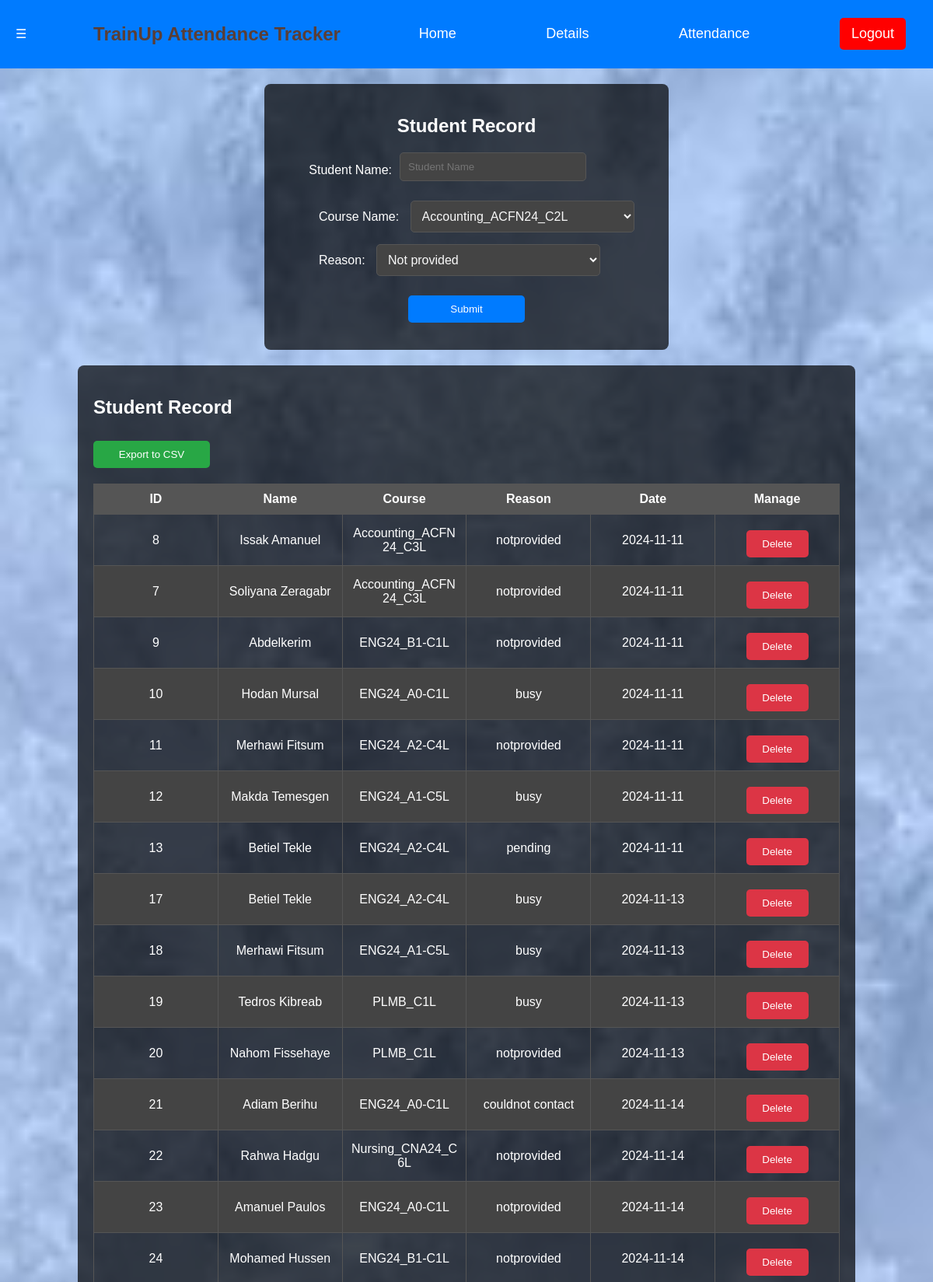
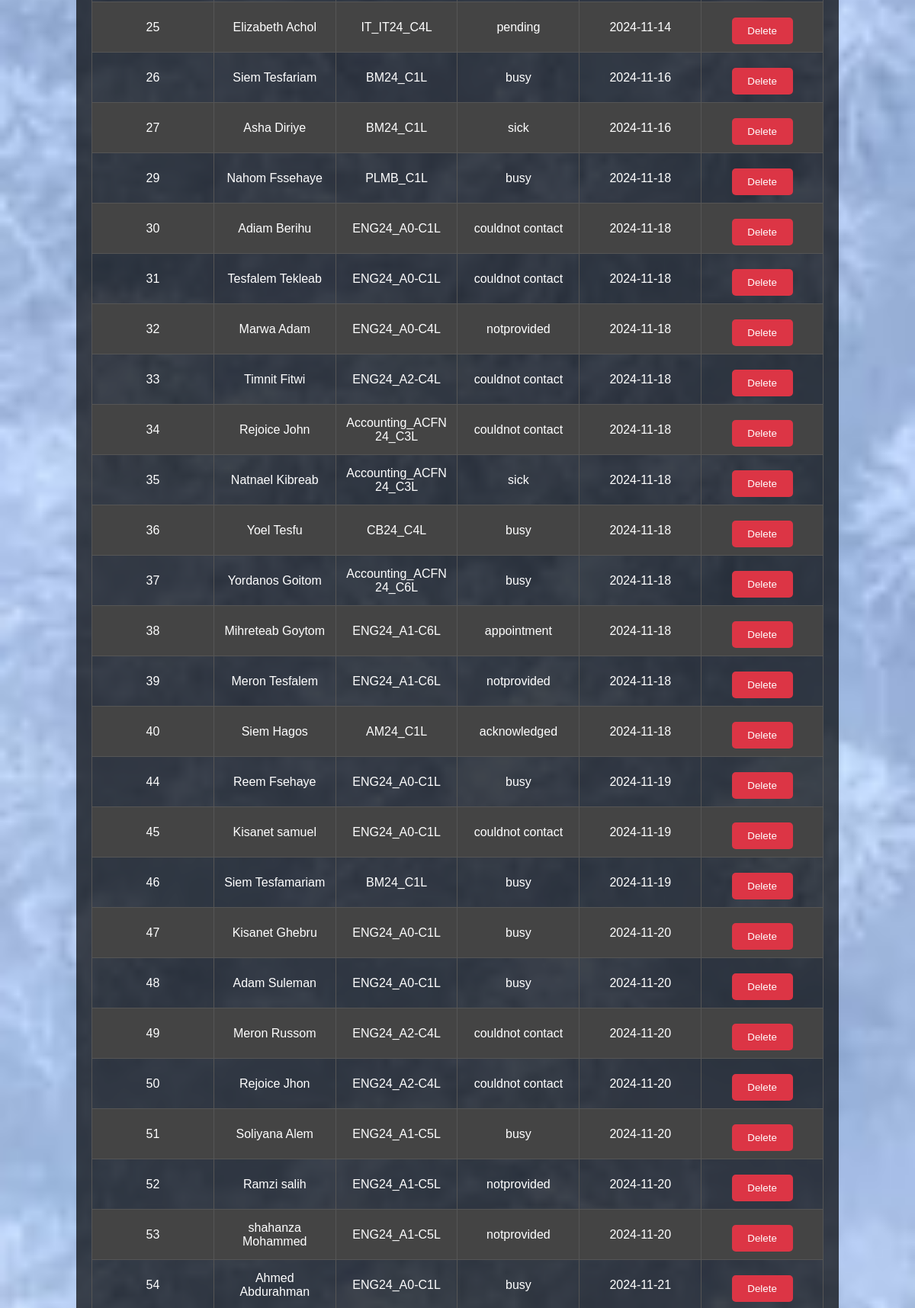
The page /attendance.php (signed in, upper part) on the database its author committed (2 pictures, top to bottom).
### tables this page shows
CREATE TABLE IF NOT EXISTS `attendance_table` (
  `id` int NOT NULL AUTO_INCREMENT,
  `name` text NOT NULL,
  `course` varchar(180) NOT NULL,
  `reason` text NOT NULL,
  `date` date NOT NULL,
  PRIMARY KEY (`id`)
);

### attendance.php (the view, shortened to what this page needs)
<?php
$servername = "localhost";
$username = "root";
$password = "";
$dbname = "trainup";
$conn = new mysqli($servername, $username, $password, $dbname);
$sql = "SELECT * FROM attendance_table";
$attendanceResult = $conn->query($sql);
?>
<!DOCTYPE html>
<html lang="en">
<head>
</head>
<body>
    <div class="header">
        <span class="menu-icon" onclick="openDrawer()">&#9776;</span>
        <div class="title" style="color: #5a3e36;"><h2>TrainUp Attendance Tracker</h2></div>
        <a href="index.php">Home</a>
        <a href="details.php">Details</a>
        <a href="attendance.php">Attendance</a>
        <a class="logout-button" href="logout.php">Logout</a>
    </div>
    <div class="container">
        <h2>Student Record</h2>
        <form method="POST" action="">
            <div class="form-group">
                <label for="StudentName">Student Name:</label>
                <input type="text" id="StudentName" name="name" placeholder="Student Name" required  ">
            </div>
            <div class="input-group">
            <label for="coursename">Course Name:</label>
            <select id="category" name="course">
                <option value="Accounting_ACFN24_C2L">Accounting_ACFN24_C2L</option>
            </select>
            </div>
            <div class="input-group">
            <label for="category">Reason:</label>
            <select id="category" name="reason">
                <option value="notprovided">Not provided</option>
            </select>
           </div>
            <div class="input-group">
            <div class="form-actions">
                <button type="submit">Submit</button>
            </div>
    </div>
        </form>
    </div>
    <div class="tablecontainer">
        <h2>Student Record</h2>
        <form method="POST" action="">
            <button type="submit" name="export" style="margin-bottom: 20px; background-color: #28a745;">Export to CSV</button>
        </form>
        <table>
            <thead>
                <tr>
                    <th>ID</th>
                    <th>Name</th>
                    <th>Course</th>
                    <th>Reason</th>
                    <th>Date</th>
                    <th>Manage</th>
                </tr>
            </thead>
            <tbody>
                <?php
                if ($attendanceResult->num_rows > 0) {
                    while ($row = $attendanceResult->fetch_assoc()) {
                        echo "<tr>
                                <td>{$row['id']}</td>
                                <td>{$row['name']} </td>
                                <td>{$row['course']} </td>
                                <td>{$row['reason']}</td>
                                <td>{$row['date']}</td>
                                <td>
                        <form method='POST' action='' style='display:inline;'>
                            <button type='submit' name='delete' value='{$row['id']}' class='delete-button' onclick=\"return confirm('Are you sure you want to delete this expense?');\">Delete</button>
                        </form>
                    </td>
                              </tr>";
                    }
                } else {
                    echo "<tr><td colspan='5'>No attendanceResult found.</td></tr>";
                }
                ?>
            </tbody>
        </table>
    </div>
</body>
</html>

### attendance.php (style rules this page uses)
body { font-family: Arial, sans-serif; margin: 0; padding: 0; background: url('images/ice.jpg') no-repeat center center fixed; background-size: cover; color: #fff; }
.header { background-color: #007bff; color: #fff; padding: 10px 20px; display: flex; align-items: center; justify-content: space-between; }
.header a { color: #fff; margin: 0 15px; text-decoration: none; font-size: 18px; }
.header .logout-button { background-color: red; color: white; padding: 10px 15px; border: none; cursor: pointer; border-radius: 5px; text-decoration: none; display: inline-block; }
.container { margin: 20px auto; padding: 20px; background: rgba(0, 0, 0, 0.7); border-radius: 8px; color: #fff; width: 40%; }
.container h2 { text-align: center; }
.tablecontainer { margin: 20px auto; padding: 20px; background: rgba(0, 0, 0, 0.7); border-radius: 8px; color: #fff; width: 80%; }
table { width: 100%; border-collapse: collapse; margin-bottom: 20px; table-layout: fixed; }
table, th, td { border: 1px solid #555; }
th, td { padding: 10px; text-align: center; word-break: break-word; vertical-align: middle; }
th { background-color: #555; color: #fff; }
tr:nth-child(even) { background-color: #444; }
input[type="text"], input[type="number"] { padding: 10px; border: 1px solid #555; border-radius: 5px; width: calc(50% - 22px); margin-bottom: 10px; background-color: #444; color: #fff; display: inline-block; }
button { padding: 10px 15px; border: none; border-radius: 5px; background-color: #007bff; color: #fff; cursor: pointer; width: 150px; margin-top: 10px; align-self: center; }
.delete-button { padding: 10px 15px; border: none; border-radius: 5px; background-color: #dc3545; color: #fff; cursor: pointer; width: 80px; }
.form-group { display: flex; align-items: center; margin-bottom: 15px; }
.form-group label { margin-right: 10px; width: 30%; text-align: right; }
.form-actions { display: flex; justify-content: center; }
.input-group { margin-bottom: 15px; }
.input-group label { margin-left: 50px; width: 30%; text-align: right; }
.input-group input, .input-group select { width: 60%; padding: 10px; border: 1px solid #555; border-radius: 5px; font-size: 16px; background-color: #444; color: #f8f8f8; margin-left: 10px; }

### rows shown on the page
attendance_table: id "8", name "Issak Amanuel", course "Accounting_ACFN24_C3L", reason "notprovided", date "2024-11-11"
attendance_table: id "7", name "Soliyana Zeragabr", course "Accounting_ACFN24_C3L", reason "notprovided", date "2024-11-11"
attendance_table: id "9", name "Abdelkerim", course "ENG24_B1-C1L", reason "notprovided", date "2024-11-11"
attendance_table: id "10", name "Hodan Mursal", course "ENG24_A0-C1L", reason "busy", date "2024-11-11"
attendance_table: id "11", name "Merhawi Fitsum", course "ENG24_A2-C4L", reason "notprovided", date "2024-11-11"
attendance_table: id "12", name "Makda Temesgen", course "ENG24_A1-C5L", reason "busy", date "2024-11-11"
attendance_table: id "13", name "Betiel Tekle", course "ENG24_A2-C4L", reason "pending", date "2024-11-11"
attendance_table: id "17", name "Betiel Tekle", course "ENG24_A2-C4L", reason "busy", date "2024-11-13"
attendance_table: id "18", name "Merhawi Fitsum", course "ENG24_A1-C5L", reason "busy", date "2024-11-13"
attendance_table: id "19", name "Tedros Kibreab", course "PLMB_C1L", reason "busy", date "2024-11-13"
attendance_table: id "20", name "Nahom Fissehaye", course "PLMB_C1L", reason "notprovided", date "2024-11-13"
attendance_table: id "21", name "Adiam Berihu", course "ENG24_A0-C1L", reason "couldnot contact", date "2024-11-14"
attendance_table: id "22", name "Rahwa Hadgu", course "Nursing_CNA24_C6L", reason "notprovided", date "2024-11-14"
attendance_table: id "23", name "Amanuel Paulos", course "ENG24_A0-C1L", reason "notprovided", date "2024-11-14"
attendance_table: id "24", name "Mohamed Hussen", course "ENG24_B1-C1L", reason "notprovided", date "2024-11-14"
attendance_table: id "25", name "Elizabeth Achol", course "IT_IT24_C4L", reason "pending", date "2024-11-14"
attendance_table: id "26", name "Siem Tesfariam", course "BM24_C1L", reason "busy", date "2024-11-16"
attendance_table: id "27", name "Asha Diriye", course "BM24_C1L", reason "sick", date "2024-11-16"
attendance_table: id "29", name "Nahom Fssehaye", course "PLMB_C1L", reason "busy", date "2024-11-18"
attendance_table: id "30", name "Adiam Berihu", course "ENG24_A0-C1L", reason "couldnot contact", date "2024-11-18"
attendance_table: id "31", name "Tesfalem Tekleab", course "ENG24_A0-C1L", reason "couldnot contact", date "2024-11-18"
attendance_table: id "32", name "Marwa Adam", course "ENG24_A0-C4L", reason "notprovided", date "2024-11-18"
attendance_table: id "33", name "Timnit Fitwi", course "ENG24_A2-C4L", reason "couldnot contact", date "2024-11-18"
attendance_table: id "34", name "Rejoice John", course "Accounting_ACFN24_C3L", reason "couldnot contact", date "2024-11-18"
attendance_table: id "35", name "Natnael Kibreab", course "Accounting_ACFN24_C3L", reason "sick", date "2024-11-18"
attendance_table: id "36", name "Yoel Tesfu", course "CB24_C4L", reason "busy", date "2024-11-18"
attendance_table: id "37", name "Yordanos Goitom", course "Accounting_ACFN24_C6L", reason "busy", date "2024-11-18"
attendance_table: id "38", name "Mihreteab Goytom", course "ENG24_A1-C6L", reason "appointment", date "2024-11-18"
attendance_table: id "39", name "Meron Tesfalem", course "ENG24_A1-C6L", reason "notprovided", date "2024-11-18"
attendance_table: id "40", name "Siem Hagos", course "AM24_C1L", reason "acknowledged", date "2024-11-18"
attendance_table: id "44", name "Reem Fsehaye", course "ENG24_A0-C1L", reason "busy", date "2024-11-19"
attendance_table: id "45", name "Kisanet samuel", course "ENG24_A0-C1L", reason "couldnot contact", date "2024-11-19"
attendance_table: id "46", name "Siem Tesfamariam", course "BM24_C1L", reason "busy", date "2024-11-19"
attendance_table: id "47", name "Kisanet Ghebru", course "ENG24_A0-C1L", reason "busy", date "2024-11-20"
attendance_table: id "48", name "Adam Suleman", course "ENG24_A0-C1L", reason "busy", date "2024-11-20"
attendance_table: id "49", name "Meron Russom", course "ENG24_A2-C4L", reason "couldnot contact", date "2024-11-20"
attendance_table: id "50", name "Rejoice Jhon", course "ENG24_A2-C4L", reason "couldnot contact", date "2024-11-20"
attendance_table: id "51", name "Soliyana Alem", course "ENG24_A1-C5L", reason "busy", date "2024-11-20"
attendance_table: id "52", name "Ramzi salih", course "ENG24_A1-C5L", reason "notprovided", date "2024-11-20"
attendance_table: id "53", name "shahanza Mohammed", course "ENG24_A1-C5L", reason "notprovided", date "2024-11-20"
attendance_table: id "54", name "Ahmed Abdurahman", course "ENG24_A0-C1L", reason "busy", date "2024-11-21"
